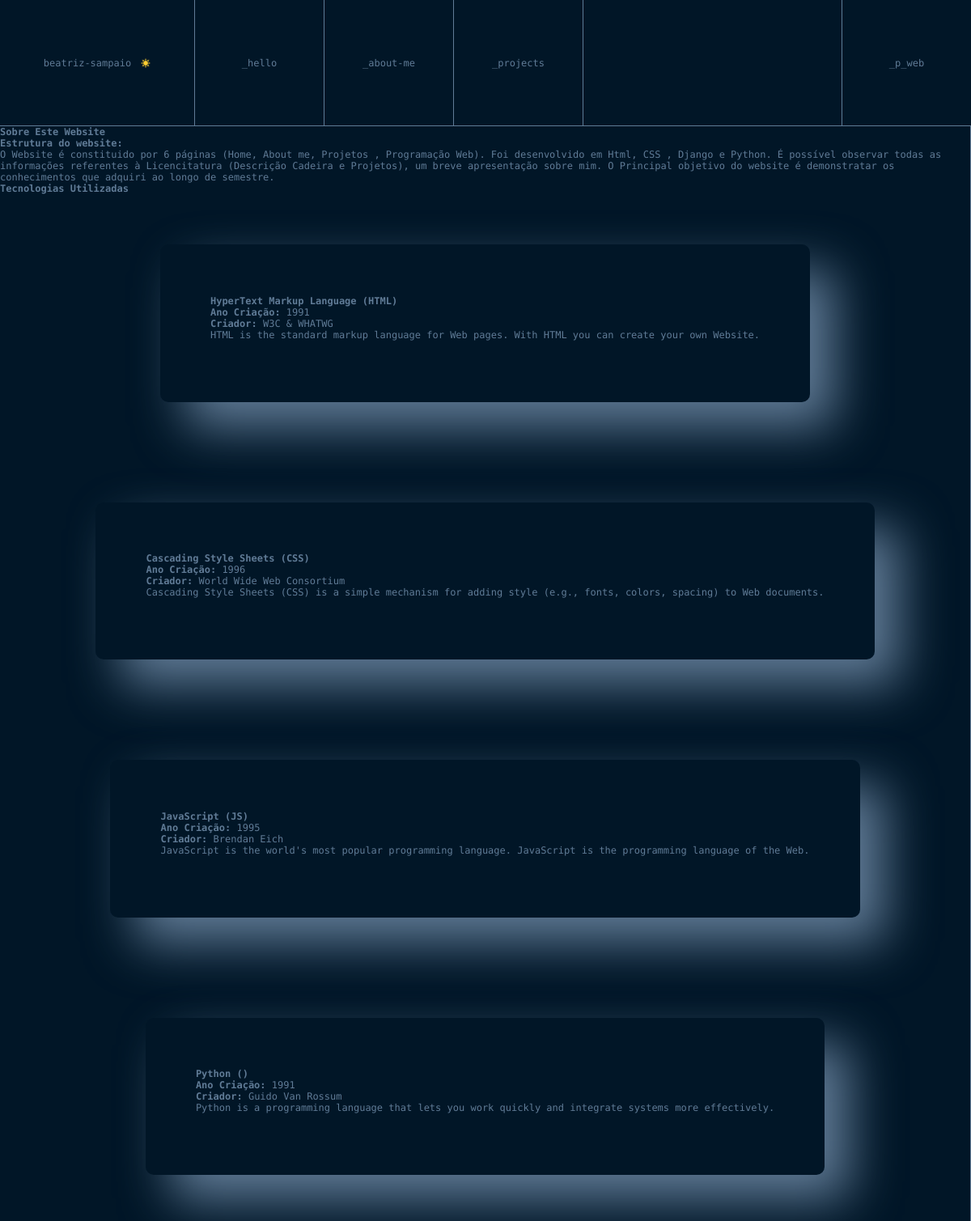
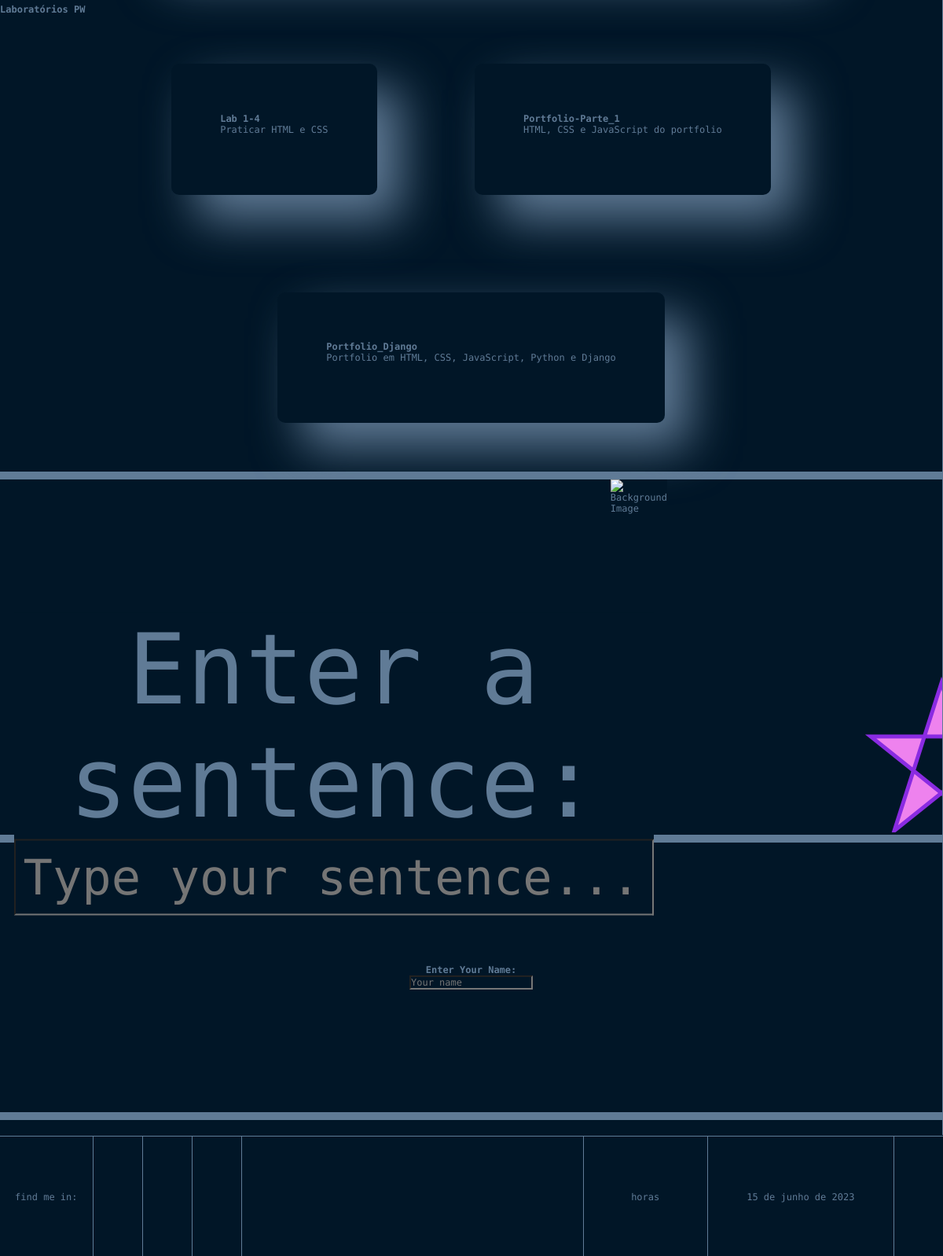
The app's page /contact with its own data (2 pictures, top to bottom).
### portfolio/models.py (models this page shows, shortened)
class Tecnologiawebsite(models.Model):
    nome = models.CharField(max_length=80)
    acronimo = models.CharField(max_length=10, blank=True)
    anoCriacao = models.IntegerField()
    criador = models.CharField(max_length=80)
    logotipo = models.ImageField(upload_to='static/portfolio/images')
    codigo = models.ImageField(upload_to='static/portfolio/images')
    link = models.CharField(max_length=1000, null=True, blank=True)
    descricao = models.TextField(max_length=1000)

class Laboratorio(models.Model):
    titulo = models.CharField(max_length=80)
    descricao = models.TextField(max_length=1000)
    link = models.CharField(max_length=1000, null=True, blank=True)

### portfolio/views.py (the view)
# urls.py: path('contact', views.contact_page_view, name='contact'),
def contact_page_view(request):
    context = {
        'laboratorios': Laboratorio.objects.all(),
        'tecnologiawebsites': Tecnologiawebsite.objects.all(),
    }
    return render(request, 'portfolio/contact.html', context)

### portfolio/templates/portfolio/contact.html (shortened to what this page needs)
{% extends 'portfolio/layout.html' %}
{% load static %}
{% block main %}
<div class="grid-container-main-contact">
        <div class="grid-container-text-contact">
         <h1 class="heading">Sobre Este Website</h1>
         <h2>Estrutura do website:</h2>
        <p> O Website é constituido por 6 páginas (Home, About me, Projetos , Programação Web).
            Foi desenvolvido em Html, CSS , Django e Python.
            É possível observar todas as informações referentes à Licencitatura (Descrição Cadeira e Projetos),
            um breve apresentação sobre mim.
            O Principal objetivo do website é demonstratar os conhecimentos que adquiri ao longo de semestre.
        </p>
    <h3 class="heading">Tecnologias Utilizadas</h3>
    <div class="container">
     <div class="caixas">
        {% for tecnologiawebsite  in tecnologiawebsites %}
            <div>
                <h3> <a href="{{tecnologiawebsite.link}}" target="_blank">{{tecnologiawebsite.nome}} ({{tecnologiawebsite.acronimo}})</a></h3>
                <ul>
                    <li><b>Ano Criação: </b>{{tecnologiawebsite.anoCriacao}}</li>
                    <li><b>Criador: </b>{{tecnologiawebsite.criador}}</li>
                </ul>
                <p>{{tecnologiawebsite.descricao}}</p><br>
            </div>
        {% endfor %}
     </div>
    </div>
    <h2 class="heading">Laboratórios PW</h2>
    <div class="container">
    <div class="caixas">
        {% for laboratorio  in laboratorios %}
            <div>
                <h3><a href="{{laboratorio.link}}" target="_blank">{{laboratorio.titulo}}</a></h3>
                <p>{{laboratorio.descricao}}</p><br>
            </div>
        {% endfor %}
    </div>
<div class="parallax"></div>
        </div>
            <div class="svg-img">
              <div id="container">
                  {% load static %}
                <img src="{% static 'portfolio/images/snow.jpg' %}" alt="Background Image">
                <div id="overlay">
                  <p id="sentence">Enter a sentence:</p>
                  <input type="text" id="sentenceInput" placeholder="Type your sentence...">
                </div>
              </div>
            <div class="svg-element">
            <svg width="300" height="200">
                <polygon points="100,10 40,198 190,78 10,78 160,198"
                style="fill:violet;stroke:blueviolet;stroke-width:5;fill-rule:evenodd;" />
              </svg>
        </div>
</div>
      <div id="nameSection">
        <h2>Enter Your Name:</h2>
        <input type="text" id="nameInput" placeholder="Your name">
      </div>
        <div class="parallax"></div>
        </div>
    </div>
{% endblock %}

### portfolio/static/portfolio/css/layout.css (style rules this page uses)
* { padding: 0; margin: 0; text-decoration: none; list-style: none; font-family: 'Fira Code', monospace; background-color: var(--main-color); color: var(--first-color); font-size: 1vw; }
:root { --main-color: #011627; --first-color: #607B96; }
.grid-container-page { display: grid; grid-template-rows: 5vh 90vh 5vh; grid-template-areas: "header" "main" "footer"; grid-row-gap: 1px; }
.grid-container-main-contact { display: grid; grid-area: main; height: 90vh; }
.grid-container-text-contact { border-right: 1px solid var(--first-color); overflow: hidden; overflow-y: scroll; }
.svg-img { display: grid; grid-template-columns: repeat(2, 1fr); grid-template-areas: "img-snow svg-star"; }
.parallax { background-color: var(--first-color); min-height: 10px; background-attachment: fixed; background-position: center; background-repeat: no-repeat; background-size: cover; }
.svg-element { grid-area: svg-star; text-align: center; margin: 8vh 0 0 8vh; }
svg { align-content: center; }
#container { grid-area: img-snow; position: relative; display: inline-block; }
#container img { margin-left: 25vh; }
#overlay { position: absolute; top: 80%; left: 50%; transform: translate(-50%, -50%); text-align: center; }
#sentence { font-size: 4vh; }
#sentenceInput { padding: 10px; font-size: 2vh; }
#nameSection { margin-top: 5vh; text-align: center; }
.caixas { background-color: var(--main-color); display: flex; flex-flow: row wrap; justify-content: center; }
.caixas { display: flex; flex-direction: row; }
.caixas > * { margin: 2vh; padding: 2vh; border-radius: 10px; box-shadow: 1vh 1vh 2vh var(--first-color); }

### records on screen
Tecnologiawebsite: nome "HyperText Markup Language", acronimo "HTML", anoCriacao "1991", criador "W3C & WHATWG", descricao "HTML is the standard markup language for Web pages. With HTML you can create your own Website."
Tecnologiawebsite: nome "Cascading Style Sheets", acronimo "CSS", anoCriacao "1996", criador "World Wide Web Consortium", descricao "Cascading Style Sheets (CSS) is a simple mechanism for adding style (e.g., fonts, colors, spacing) to Web documents."
Tecnologiawebsite: nome "JavaScript", acronimo "JS", anoCriacao "1995", criador "Brendan Eich", descricao "JavaScript is the world's most popular programming language. JavaScript is the programming language of the Web."
Tecnologiawebsite: nome "Python", anoCriacao "1991", criador "Guido Van Rossum", descricao "Python is a programming language that lets you work quickly and integrate systems more effectively."
Laboratorio: titulo "Lab 1-4", descricao "Praticar HTML e CSS"
Laboratorio: titulo "Portfolio-Parte_1", descricao "HTML, CSS e JavaScript do portfolio"
Laboratorio: titulo "Portfolio_Django", descricao "Portfolio em HTML, CSS, JavaScript, Python e Django"
